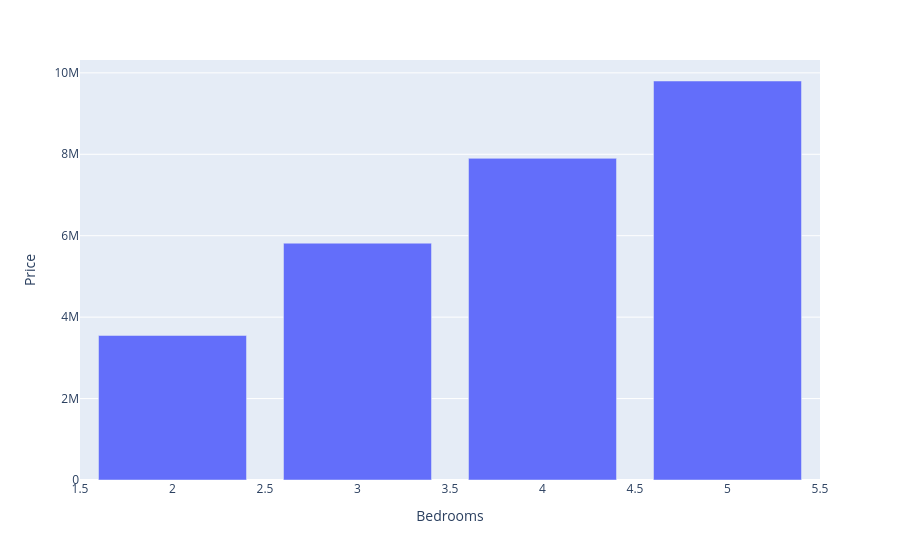

The cell this chart's notebook holds for it:
### Code cell
fig2 = px.bar(df.groupby('Bedrooms')['Price'].mean().reset_index(), 'Bedrooms', 'Price')
fig2.show()

### Figure 1 — Plotly figure (JSON) as saved in the notebook; plotly's stock layout.template omitted (floating-point values rounded to 4 significant figures)
{"data": [{"hovertemplate": "Bedrooms=%{x}<br>Price=%{y}<extra></extra>", "legendgroup": "", "marker": {"color": "#636efa", "pattern": {"shape": ""}}, "name": "", "orientation": "v", "showlegend": false, "textposition": "auto", "type": "bar", "x": [2, 3, 4, 5], "xaxis": "x", "y": [3550000.0, 5817000.0, 7900000.0, 9800000.0], "yaxis": "y"}], "layout": {"barmode": "relative", "legend": {"tracegroupgap": 0}, "margin": {"t": 60}, "xaxis": {"anchor": "y", "domain": [0, 1], "title": {"text": "Bedrooms"}}, "yaxis": {"anchor": "x", "domain": [0, 1], "title": {"text": "Price"}}}}
